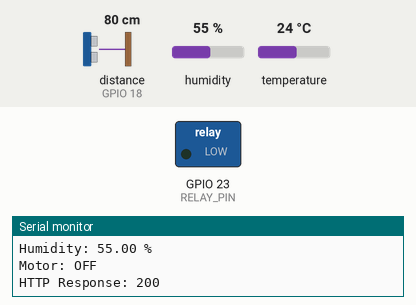
The sketch below on a simulated ESP32. On the bench: switched loads named in the sketch (green lamp = pin HIGH), the last lines printed to the serial monitor. Wiring (inferred from the names in the program): ultrasonic range finder: trigger GPIO 5; echo GPIO 18. The test bench sets the inputs (shaded band); at power-on: distance to the obstacle (sensor on GPIO 18) 80 cm, humidity 55 %, temperature 24 °C. The echo pulse lasts 58.3 µs per cm; WiFi joins after 1.5 s; servers stay silent unless stated; uploads are accepted with an empty reply; pins used as bus, display or sensor lines are not drawn.

Above: at 2.7 s.
2.8 s: distance to the obstacle (sensor on GPIO 18) set to 65 cm
4.6 s: distance to the obstacle (sensor on GPIO 18) set to 56 cm
At 6.1 s:
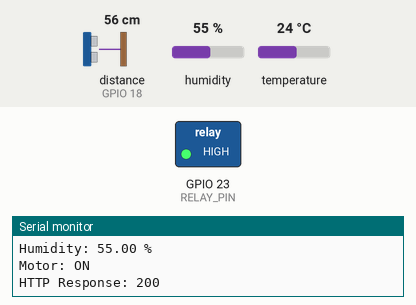
6.8 s: distance to the obstacle (sensor on GPIO 18) set to 116 cm
9.1 s: distance to the obstacle (sensor on GPIO 18) set to 124 cm
At 10.5 s:
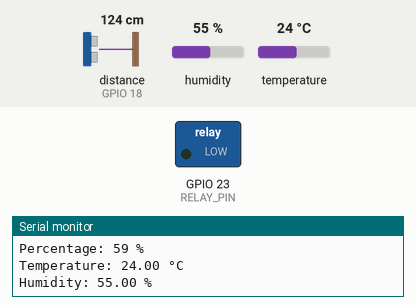
10.9 s: distance to the obstacle (sensor on GPIO 18) set to 2 cm
At 13.0 s:
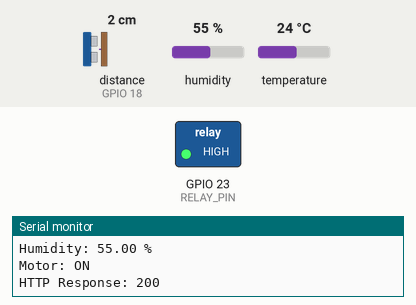
Timing chart, 0 to 14.2 s (numbered marks = the images above; inputs shaded):
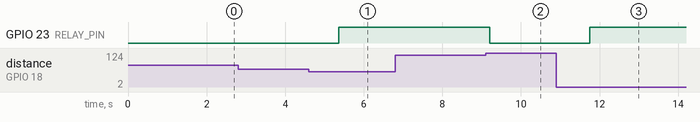

Measured:
- the behaviour switches between 62 and 61 cm on distance to the obstacle (sensor on GPIO 18) (found by bisection; images 0 and 1)
- the behaviour switches between 119 and 120 cm on distance to the obstacle (sensor on GPIO 18) (found by bisection; images 1 and 2)
- after the input at 4.6 s, GPIO 23 (RELAY_PIN): LOW → HIGH after 0.76 s
- after the input at 9.1 s, GPIO 23 (RELAY_PIN): HIGH → LOW after 0.10 s
- after the input at 10.9 s, GPIO 23 (RELAY_PIN): LOW → HIGH after 0.85 s

The sketch:

esp32_flood_monitor.ino
```cpp
#include <WiFi.h>
#include <HTTPClient.h>
#include "DHT.h"

/* ---------------- PIN DEFINITIONS ---------------- */
#define TRIG_PIN 5
#define ECHO_PIN 18
#define RELAY_PIN 23
#define DHT_PIN 4
#define DHT_TYPE DHT11   // Change to DHT22 if using DHT22

/* ---------------- WIFI DETAILS ---------------- */
const char* ssid = "YOUR_WIFI_NAME";
const char* password = "YOUR_WIFI_PASSWORD";

/* ---------------- DJANGO API ---------------- */
const char* serverUrl = "http://192.168.1.100:8000/api/sensor-data/";

/* ---------------- SYSTEM CONSTANTS ---------------- */
const int MAX_HEIGHT_CM = 300;     // Height of tank / river reference
const int MOTOR_ON_LEVEL = 80;     // %
const int MOTOR_OFF_LEVEL = 60;    // %

DHT dht(DHT_PIN, DHT_TYPE);
bool motorState = false;

/* ---------------- SETUP ---------------- */
void setup() {
  Serial.begin(9600);

  pinMode(TRIG_PIN, OUTPUT);
  pinMode(ECHO_PIN, INPUT);
  pinMode(RELAY_PIN, OUTPUT);

  digitalWrite(RELAY_PIN, LOW);   // Motor OFF initially
  dht.begin();

  WiFi.begin(ssid, password);
  Serial.print("Connecting to WiFi");

  while (WiFi.status() != WL_CONNECTED) {
    delay(500);
    Serial.print(".");
  }

  Serial.println("\nWiFi Connected");
  Serial.print("ESP32 IP: ");
  Serial.println(WiFi.localIP());
}

/* ---------------- ULTRASONIC DISTANCE ---------------- */
long getDistanceCM() {
  digitalWrite(TRIG_PIN, LOW);
  delayMicroseconds(2);
  digitalWrite(TRIG_PIN, HIGH);
  delayMicroseconds(10);
  digitalWrite(TRIG_PIN, LOW);

  long duration = pulseIn(ECHO_PIN, HIGH, 30000);
  if (duration == 0) return -1;

  return duration * 0.034 / 2;
}

/* ---------------- LOOP ---------------- */
void loop() {

  long distance = getDistanceCM();
  if (distance < 0) {
    Serial.println("Sensor error");
    delay(1000);
    return;
  }

  int waterLevel = MAX_HEIGHT_CM - distance;
  if (waterLevel < 0) waterLevel = 0;

  int percentage = (waterLevel * 100) / MAX_HEIGHT_CM;

  float temperature = dht.readTemperature();
  float humidity = dht.readHumidity();

  /* -------- MOTOR CONTROL LOGIC (HYSTERESIS) -------- */
  if (percentage >= MOTOR_ON_LEVEL && !motorState) {
    digitalWrite(RELAY_PIN, HIGH);
    motorState = true;
  }

  if (percentage <= MOTOR_OFF_LEVEL && motorState) {
    digitalWrite(RELAY_PIN, LOW);
    motorState = false;
  }

  /* -------- DEBUG OUTPUT -------- */
  Serial.println("------ SENSOR DATA ------");
  Serial.print("Water Level: ");
  Serial.print(waterLevel);
  Serial.println(" cm");

  Serial.print("Percentage: ");
  Serial.print(percentage);
  Serial.println(" %");

  Serial.print("Temperature: ");
  Serial.print(temperature);
  Serial.println(" °C");

  Serial.print("Humidity: ");
  Serial.print(humidity);
  Serial.println(" %");

  Serial.print("Motor: ");
  Serial.println(motorState ? "ON" : "OFF");

  /* -------- SEND DATA TO DJANGO -------- */
  if (WiFi.status() == WL_CONNECTED) {

    HTTPClient http;
    http.begin(serverUrl);
    http.addHeader("Content-Type", "application/json");

    String payload = "{";
    payload += "\"water_level_cm\":" + String(waterLevel) + ",";
    payload += "\"temperature\":" + String(temperature) + ",";
    payload += "\"humidity\":" + String(humidity) + ",";
    payload += "\"motor_status\":\"" + String(motorState ? "ON" : "OFF") + "\"";
    payload += "}";

    int httpResponseCode = http.POST(payload);
    Serial.print("HTTP Response: ");
    Serial.println(httpResponseCode);

    http.end();
  }

  delay(1000); // Send data every second
}
```
